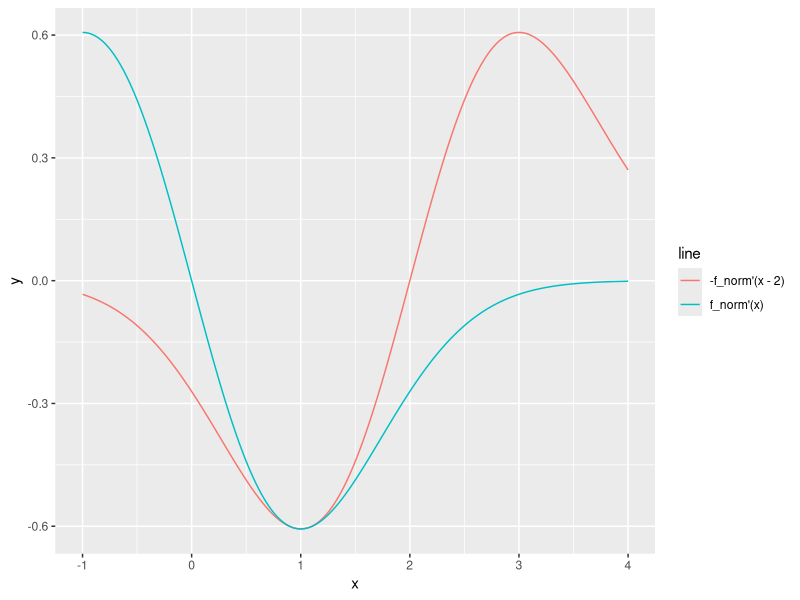
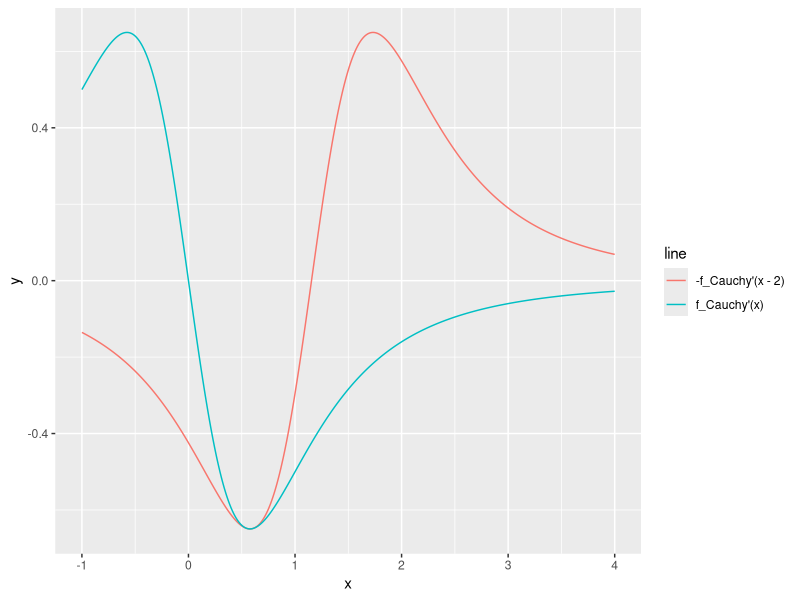
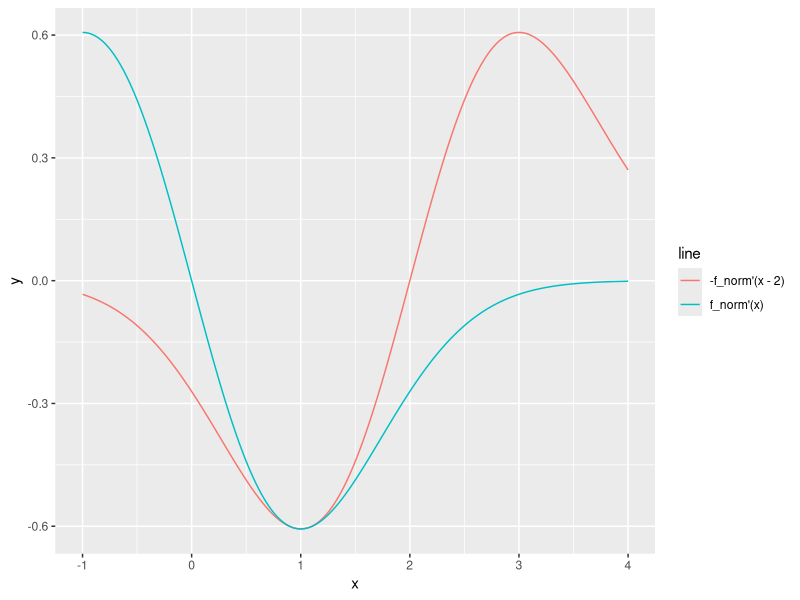
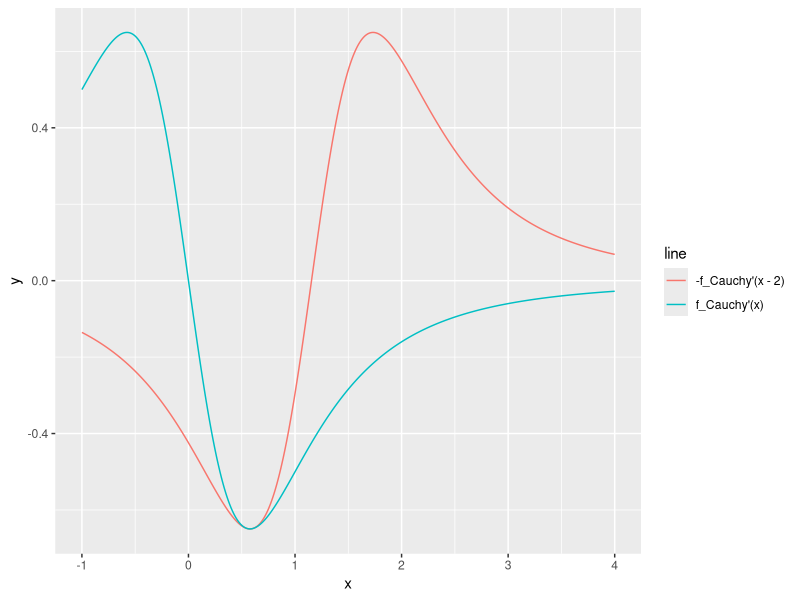

Generate these figures, in order, with R:
# Plot graphs of cauchy and normal derivatives showing that they satisfy assumption 6 in mixture chapter, 2d result.
#setwd("C:/Users/timot/Git/thesis/Figures/Mixtures/Code")
setwd("C:/Users/Timothy/Git/thesis/Figures/Mixtures/Code")
library(tidyverse)

# Normal
x <- seq(-1, 4, length.out = 1000)
y1 <- -x * exp(-x^2/2)
y2 <- (x - 2) * exp(-(x - 2)^2/2)

df <- tibble(x = x, y1 = y1, y2 = y2) %>%
    gather(y1, y2, key = "line", value = "y") %>%
    mutate(
        line = str_replace(line, "y1", "f_norm'(x)"),
        line = str_replace(line, "y2", "-f_norm'(x - 2)"))


df %>% ggplot(aes(x, y, colour = line)) + geom_line()
ggsave("../assumption6_normal.png")

# Cauchy
y1 <- -2*x / (1 + x^2)^2
y2 <- 2*(x - 2/sqrt(3)) / (1 + (x - 2/sqrt(3))^2)^2

df <- tibble(x = x, y1 = y1, y2 = y2) %>%
    gather(y1, y2, key = "line", value = "y") %>%
    mutate(
        line = str_replace(line, "y1", "f_Cauchy'(x)"),
        line = str_replace(line, "y2", "-f_Cauchy'(x - 2)"))

df %>% ggplot(aes(x, y, colour = line)) + geom_line()
ggsave("../assumption6_cauchy.png")
